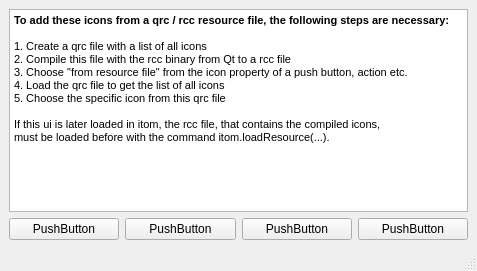
<?xml version="1.0" encoding="UTF-8"?>
<ui version="4.0">
 <class>MainWindow</class>
 <widget class="QMainWindow" name="MainWindow">
  <property name="geometry">
   <rect>
    <x>0</x>
    <y>0</y>
    <width>477</width>
    <height>271</height>
   </rect>
  </property>
  <property name="windowTitle">
   <string>Icons from resource file</string>
  </property>
  <widget class="QWidget" name="centralwidget">
   <layout class="QVBoxLayout" name="verticalLayout">
    <item>
     <widget class="QTextBrowser" name="textBrowser">
      <property name="html">
       <string>&lt;!DOCTYPE HTML PUBLIC &quot;-//W3C//DTD HTML 4.0//EN&quot; &quot;http://www.w3.org/TR/REC-html40/strict.dtd&quot;&gt;
&lt;html&gt;&lt;head&gt;&lt;meta name=&quot;qrichtext&quot; content=&quot;1&quot; /&gt;&lt;style type=&quot;text/css&quot;&gt;
p, li { white-space: pre-wrap; }
&lt;/style&gt;&lt;/head&gt;&lt;body style=&quot; font-family:'MS Shell Dlg 2'; font-size:8.25pt; font-weight:400; font-style:normal;&quot;&gt;
&lt;p style=&quot; margin-top:0px; margin-bottom:0px; margin-left:0px; margin-right:0px; -qt-block-indent:0; text-indent:0px;&quot;&gt;&lt;span style=&quot; font-weight:600;&quot;&gt;To add these icons from a qrc / rcc resource file, the following steps are necessary:&lt;/span&gt;&lt;/p&gt;
&lt;p style=&quot;-qt-paragraph-type:empty; margin-top:0px; margin-bottom:0px; margin-left:0px; margin-right:0px; -qt-block-indent:0; text-indent:0px;&quot;&gt;&lt;br /&gt;&lt;/p&gt;
&lt;p style=&quot; margin-top:0px; margin-bottom:0px; margin-left:0px; margin-right:0px; -qt-block-indent:0; text-indent:0px;&quot;&gt;1. Create a qrc file with a list of all icons&lt;/p&gt;
&lt;p style=&quot; margin-top:0px; margin-bottom:0px; margin-left:0px; margin-right:0px; -qt-block-indent:0; text-indent:0px;&quot;&gt;2. Compile this file with the rcc binary from Qt to a rcc file&lt;/p&gt;
&lt;p style=&quot; margin-top:0px; margin-bottom:0px; margin-left:0px; margin-right:0px; -qt-block-indent:0; text-indent:0px;&quot;&gt;3. Choose &amp;quot;from resource file&amp;quot; from the icon property of a push button, action etc.&lt;/p&gt;
&lt;p style=&quot; margin-top:0px; margin-bottom:0px; margin-left:0px; margin-right:0px; -qt-block-indent:0; text-indent:0px;&quot;&gt;4. Load the qrc file to get the list of all icons&lt;/p&gt;
&lt;p style=&quot; margin-top:0px; margin-bottom:0px; margin-left:0px; margin-right:0px; -qt-block-indent:0; text-indent:0px;&quot;&gt;5. Choose the specific icon from this qrc file&lt;/p&gt;
&lt;p style=&quot;-qt-paragraph-type:empty; margin-top:0px; margin-bottom:0px; margin-left:0px; margin-right:0px; -qt-block-indent:0; text-indent:0px;&quot;&gt;&lt;br /&gt;&lt;/p&gt;
&lt;p style=&quot; margin-top:0px; margin-bottom:0px; margin-left:0px; margin-right:0px; -qt-block-indent:0; text-indent:0px;&quot;&gt;If this ui is later loaded in itom, the rcc file, that contains the compiled icons,&lt;br /&gt;must be loaded before with the command itom.loadResource(...).&lt;/p&gt;&lt;/body&gt;&lt;/html&gt;</string>
      </property>
     </widget>
    </item>
    <item>
     <layout class="QHBoxLayout" name="horizontalLayout">
      <item>
       <widget class="QPushButton" name="pushButton">
        <property name="text">
         <string>PushButton</string>
        </property>
        <property name="icon">
         <iconset resource="icons/myIconResource.qrc">
          <normaloff>:/myIcons/color-icon.svg</normaloff>:/myIcons/color-icon.svg</iconset>
        </property>
       </widget>
      </item>
      <item>
       <widget class="QPushButton" name="pushButton_2">
        <property name="text">
         <string>PushButton</string>
        </property>
        <property name="icon">
         <iconset resource="icons/myIconResource.qrc">
          <normaloff>:/myIcons/configure-icon.png</normaloff>:/myIcons/configure-icon.png</iconset>
        </property>
       </widget>
      </item>
      <item>
       <widget class="QPushButton" name="pushButton_3">
        <property name="text">
         <string>PushButton</string>
        </property>
        <property name="icon">
         <iconset resource="icons/myIconResource.qrc">
          <normaloff>:/myIcons/document-decrypt-icon.png</normaloff>:/myIcons/document-decrypt-icon.png</iconset>
        </property>
       </widget>
      </item>
      <item>
       <widget class="QPushButton" name="pushButton_4">
        <property name="text">
         <string>PushButton</string>
        </property>
        <property name="icon">
         <iconset>
          <normaloff>icons/document-encrypt-icon.png</normaloff>icons/document-encrypt-icon.png</iconset>
        </property>
       </widget>
      </item>
     </layout>
    </item>
   </layout>
  </widget>
  <widget class="QMenuBar" name="menubar">
   <property name="geometry">
    <rect>
     <x>0</x>
     <y>0</y>
     <width>477</width>
     <height>21</height>
    </rect>
   </property>
  </widget>
  <widget class="QStatusBar" name="statusbar"/>
 </widget>
 <resources>
  <include location="icons/myIconResource.qrc"/>
 </resources>
 <connections/>
</ui>
